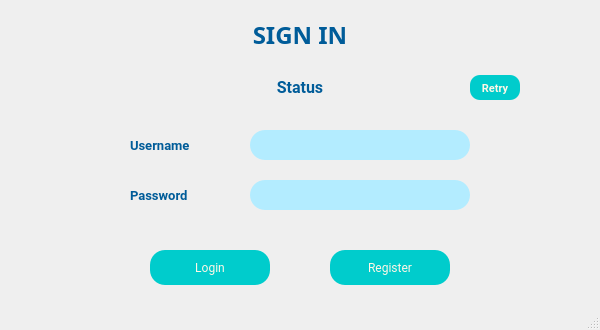
<?xml version="1.0" encoding="UTF-8"?>
<ui version="4.0">
 <class>StageLogin</class>
 <widget class="QMainWindow" name="StageLogin">
  <property name="windowModality">
   <enum>Qt::WindowModal</enum>
  </property>
  <property name="geometry">
   <rect>
    <x>0</x>
    <y>0</y>
    <width>600</width>
    <height>330</height>
   </rect>
  </property>
  <property name="sizePolicy">
   <sizepolicy hsizetype="Fixed" vsizetype="Fixed">
    <horstretch>0</horstretch>
    <verstretch>0</verstretch>
   </sizepolicy>
  </property>
  <property name="windowTitle">
   <string>StageLogin</string>
  </property>
  <property name="autoFillBackground">
   <bool>false</bool>
  </property>
  <property name="styleSheet">
   <string notr="true">QPushButton {
        background-color: #00cccc;
        color: #fff7e6 ;
        border-radius: 15;
}

QPushButton:hover {
        color: #fff7e6 ;
        background-color: #002e4d;
}

QPushButton:pressed {
        color: #fff7e6 ;
        background-color: #000066;
}

QLineEdit {
        background-color: #b3ecff;
        border-radius: 15;
        padding-left: 10;
        color: #0000b3;
        font-family : roboto;
}

QLabel {
        color: #005c99;
}
</string>
  </property>
  <widget class="QWidget" name="centralwidget">
   <widget class="QLabel" name="labelStatus">
    <property name="geometry">
     <rect>
      <x>130</x>
      <y>70</y>
      <width>340</width>
      <height>35</height>
     </rect>
    </property>
    <property name="font">
     <font>
      <family>Roboto</family>
      <pointsize>12</pointsize>
      <weight>75</weight>
      <bold>true</bold>
     </font>
    </property>
    <property name="text">
     <string>Status</string>
    </property>
    <property name="alignment">
     <set>Qt::AlignCenter</set>
    </property>
   </widget>
   <widget class="QPushButton" name="btnLogin">
    <property name="geometry">
     <rect>
      <x>150</x>
      <y>250</y>
      <width>120</width>
      <height>35</height>
     </rect>
    </property>
    <property name="font">
     <font>
      <family>Roboto</family>
      <pointsize>9</pointsize>
     </font>
    </property>
    <property name="styleSheet">
     <string notr="true"/>
    </property>
    <property name="text">
     <string>Login</string>
    </property>
   </widget>
   <widget class="QPushButton" name="btnRegister">
    <property name="geometry">
     <rect>
      <x>330</x>
      <y>250</y>
      <width>120</width>
      <height>35</height>
     </rect>
    </property>
    <property name="font">
     <font>
      <family>Roboto</family>
      <pointsize>9</pointsize>
     </font>
    </property>
    <property name="styleSheet">
     <string notr="true"/>
    </property>
    <property name="text">
     <string>Register</string>
    </property>
   </widget>
   <widget class="QLabel" name="text1">
    <property name="geometry">
     <rect>
      <x>130</x>
      <y>130</y>
      <width>100</width>
      <height>30</height>
     </rect>
    </property>
    <property name="font">
     <font>
      <family>Roboto</family>
      <pointsize>10</pointsize>
      <weight>75</weight>
      <bold>true</bold>
     </font>
    </property>
    <property name="text">
     <string>Username</string>
    </property>
   </widget>
   <widget class="QLabel" name="text2">
    <property name="geometry">
     <rect>
      <x>130</x>
      <y>180</y>
      <width>100</width>
      <height>30</height>
     </rect>
    </property>
    <property name="font">
     <font>
      <family>Roboto</family>
      <pointsize>10</pointsize>
      <weight>75</weight>
      <bold>true</bold>
     </font>
    </property>
    <property name="text">
     <string>Password</string>
    </property>
   </widget>
   <widget class="QLineEdit" name="txtUsername">
    <property name="geometry">
     <rect>
      <x>250</x>
      <y>130</y>
      <width>220</width>
      <height>30</height>
     </rect>
    </property>
   </widget>
   <widget class="QLineEdit" name="txtPassword">
    <property name="geometry">
     <rect>
      <x>250</x>
      <y>180</y>
      <width>220</width>
      <height>30</height>
     </rect>
    </property>
    <property name="echoMode">
     <enum>QLineEdit::Password</enum>
    </property>
   </widget>
   <widget class="QLabel" name="text_SignIn">
    <property name="geometry">
     <rect>
      <x>200</x>
      <y>20</y>
      <width>200</width>
      <height>30</height>
     </rect>
    </property>
    <property name="font">
     <font>
      <family>Candara</family>
      <pointsize>18</pointsize>
      <weight>75</weight>
      <italic>false</italic>
      <bold>true</bold>
     </font>
    </property>
    <property name="text">
     <string>SIGN IN</string>
    </property>
    <property name="alignment">
     <set>Qt::AlignCenter</set>
    </property>
   </widget>
   <widget class="QPushButton" name="btnRetry">
    <property name="geometry">
     <rect>
      <x>470</x>
      <y>75</y>
      <width>50</width>
      <height>25</height>
     </rect>
    </property>
    <property name="font">
     <font>
      <family>Roboto</family>
      <pointsize>8</pointsize>
      <weight>75</weight>
      <bold>true</bold>
     </font>
    </property>
    <property name="styleSheet">
     <string notr="true">QPushButton {
        background-color: #00cccc;
        color: #fff7e6 ;
        border-radius: 10;
}

QPushButton:hover {
        color: #fff7e6 ;
        background-color: #002e4d;
}

QPushButton:pressed {
        color: #fff7e6 ;
        background-color: #002e4d;
}</string>
    </property>
    <property name="text">
     <string>Retry</string>
    </property>
   </widget>
  </widget>
  <widget class="QStatusBar" name="statusbar"/>
 </widget>
 <resources/>
 <connections/>
</ui>
